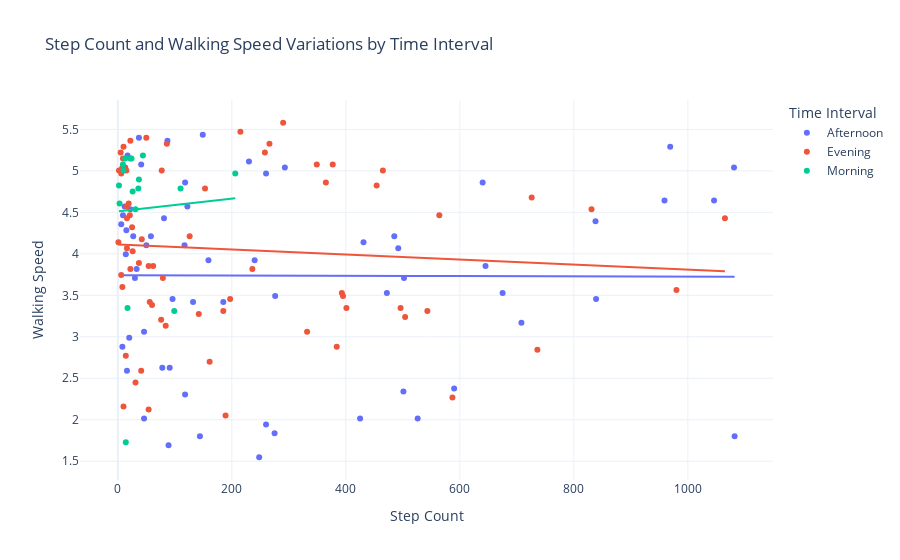

Notebook code for this chart:
### Markdown cell above
Now, let’s have a look at the step count and walking speed variations by time intervals:

### Code cell
# Create Time Intervals
time_intervals = pd.cut(pd.to_datetime(data["Time"]).dt.hour,
                        bins=[0, 12, 18, 24],
                        labels=["Morning", "Afternoon", "Evening"], 
                        right=False)

data["Time Interval"] = time_intervals

# Variations in Step Count and Walking Speed by Time Interval
fig7 = px.scatter(data, x="Step Count",
                  y="Walking Speed",
                  color="Time Interval",
                  title="Step Count and Walking Speed Variations by Time Interval",
                  trendline='ols')
fig7.show()

### Figure 1 — Plotly figure (JSON) as saved in the notebook; plotly's stock layout.template omitted (floating-point values rounded to 4 significant figures)
{"data": [{"hovertemplate": "Time Interval=Afternoon<br>Step Count=%{x}<br>Walking Speed=%{y}<extra></extra>", "legendgroup": "Afternoon", "marker": {"color": "#636efa", "symbol": "circle"}, "mode": "markers", "name": "Afternoon", "orientation": "v", "showlegend": true, "type": "scatter", "x": [46, 645, 14, 13, 17, 122, 839, 118, 590, 425, 260, 838, 959, 89, 472, 117, 30, 492, 431, 502, 708, 675, 58, 27, 81, 6, 50, 78, 96, 132, 33, 91, 16, 501, 240, 20, 8, 185, 144, 526, 46, 118, 230, 293, 12, 9, 41, 22, 15, 485, 1046, 159, 260, 248, 1082, 275, 276, 149, 87, 37, 969, 640, 1081], "xaxis": "x", "y": [3.06, 3.852, 3.996, 5.04, 5.184, 4.572, 3.456, 2.304, 2.376, 2.016, 4.968, 4.392, 4.644, 1.692, 3.528, 4.104, 3.708, 4.068, 4.14, 3.708, 3.168, 3.528, 4.212, 4.212, 4.428, 4.356, 4.104, 2.628, 3.456, 3.42, 3.816, 2.628, 2.592, 2.34, 3.924, 2.988, 2.88, 3.42, 1.8, 2.016, 2.016, 4.86, 5.112, 5.04, 4.572, 4.464, 5.076, 4.536, 4.284, 4.212, 4.644, 3.924, 1.944, 1.548, 1.8, 1.836, 3.492, 5.436, 5.364, 5.4, 5.292, 4.86, 5.04], "yaxis": "y"}, {"hovertemplate": "<b>OLS trendline</b><br>Walking Speed = -1.70101e-05 * Step Count + 3.74265<br>R<sup>2</sup>=0.000023<br><br>Time Interval=Afternoon<br>Step Count=%{x}<br>Walking Speed=%{y} <b>(trend)</b><extra></extra>", "legendgroup": "Afternoon", "marker": {"color": "#636efa", "symbol": "circle"}, "mode": "lines", "name": "Afternoon", "showlegend": false, "type": "scatter", "x": [6, 8, 9, 12, 13, 14, 15, 16, 17, 20, 22, 27, 30, 33, 37, 41, 46, 46, 50, 58, 78, 81, 87, 89, 91, 96, 117, 118, 118, 122, 132, 144, 149, 159, 185, 230, 240, 248, 260, 260, 275, 276, 293, 425, 431, 472, 485, 492, 501, 502, 526, 590, 640, 645, 675, 708, 838, 839, 959, 969, 1046, 1081, 1082], "xaxis": "x", "y": [3.743, 3.743, 3.742, 3.742, 3.742, 3.742, 3.742, 3.742, 3.742, 3.742, 3.742, 3.742, 3.742, 3.742, 3.742, 3.742, 3.742, 3.742, 3.742, 3.742, 3.741, 3.741, 3.741, 3.741, 3.741, 3.741, 3.741, 3.741, 3.741, 3.741, 3.74, 3.74, 3.74, 3.74, 3.74, 3.739, 3.739, 3.738, 3.738, 3.738, 3.738, 3.738, 3.738, 3.735, 3.735, 3.735, 3.734, 3.734, 3.734, 3.734, 3.734, 3.733, 3.732, 3.732, 3.731, 3.731, 3.728, 3.728, 3.726, 3.726, 3.725, 3.724, 3.724], "yaxis": "y"}, {"hovertemplate": "Time Interval=Evening<br>Step Count=%{x}<br>Walking Speed=%{y}<extra></extra>", "legendgroup": "Evening", "marker": {"color": "#EF553B", "symbol": "circle"}, "mode": "markers", "name": "Evening", "orientation": "v", "showlegend": true, "type": "scatter", "x": [8, 564, 153, 16, 22, 16, 587, 496, 395, 401, 384, 161, 736, 142, 10, 8, 6, 56, 26, 1, 236, 14, 504, 60, 54, 77, 19, 189, 31, 84, 76, 41, 37, 21, 50, 10, 22, 15, 79, 454, 465, 11, 365, 377, 5, 9, 2, 86, 42, 332, 185, 290, 215, 258, 266, 54, 6, 349, 980, 726, 1065, 831, 126, 62, 25, 543, 393, 197, 16], "xaxis": "x", "y": [5.04, 4.464, 4.788, 4.068, 3.816, 4.572, 2.268, 3.348, 3.492, 3.348, 2.88, 2.7, 2.844, 3.276, 2.16, 3.6, 3.744, 3.42, 4.032, 4.14, 3.816, 2.772, 3.24, 3.384, 2.124, 5.004, 4.608, 2.052, 2.448, 3.132, 3.204, 2.592, 3.888, 4.464, 5.4, 5.292, 5.364, 5.004, 3.708, 4.824, 5.004, 5.04, 4.86, 5.076, 5.22, 5.148, 5.004, 5.328, 4.176, 3.06, 3.312, 5.58, 5.472, 5.22, 5.328, 3.852, 4.968, 5.076, 3.564, 4.68, 4.428, 4.536, 4.212, 3.852, 4.32, 3.312, 3.528, 3.456, 4.428], "yaxis": "y"}, {"hovertemplate": "<b>OLS trendline</b><br>Walking Speed = -0.000303736 * Step Count + 4.11271<br>R<sup>2</sup>=0.006415<br><br>Time Interval=Evening<br>Step Count=%{x}<br>Walking Speed=%{y} <b>(trend)</b><extra></extra>", "legendgroup": "Evening", "marker": {"color": "#EF553B", "symbol": "circle"}, "mode": "lines", "name": "Evening", "showlegend": false, "type": "scatter", "x": [1, 2, 5, 6, 6, 8, 8, 9, 10, 10, 11, 14, 15, 16, 16, 16, 19, 21, 22, 22, 25, 26, 31, 37, 41, 42, 50, 54, 54, 56, 60, 62, 76, 77, 79, 84, 86, 126, 142, 153, 161, 185, 189, 197, 215, 236, 258, 266, 290, 332, 349, 365, 377, 384, 393, 395, 401, 454, 465, 496, 504, 543, 564, 587, 726, 736, 831, 980, 1065], "xaxis": "x", "y": [4.112, 4.112, 4.111, 4.111, 4.111, 4.11, 4.11, 4.11, 4.11, 4.11, 4.109, 4.108, 4.108, 4.108, 4.108, 4.108, 4.107, 4.106, 4.106, 4.106, 4.105, 4.105, 4.103, 4.101, 4.1, 4.1, 4.098, 4.096, 4.096, 4.096, 4.094, 4.094, 4.09, 4.089, 4.089, 4.087, 4.087, 4.074, 4.07, 4.066, 4.064, 4.057, 4.055, 4.053, 4.047, 4.041, 4.034, 4.032, 4.025, 4.012, 4.007, 4.002, 3.998, 3.996, 3.993, 3.993, 3.991, 3.975, 3.971, 3.962, 3.96, 3.948, 3.941, 3.934, 3.892, 3.889, 3.86, 3.815, 3.789], "yaxis": "y"}, {"hovertemplate": "Time Interval=Morning<br>Step Count=%{x}<br>Walking Speed=%{y}<extra></extra>", "legendgroup": "Morning", "marker": {"color": "#00cc96", "symbol": "circle"}, "mode": "markers", "name": "Morning", "orientation": "v", "showlegend": true, "type": "scatter", "x": [37, 14, 22, 206, 44, 17, 24, 26, 110, 2, 9, 13, 10, 36, 99, 3, 31], "xaxis": "x", "y": [4.896, 1.728, 5.148, 4.968, 5.184, 3.348, 5.148, 4.752, 4.788, 4.824, 5.076, 5.148, 5.004, 4.788, 3.312, 4.608, 4.536], "yaxis": "y"}, {"hovertemplate": "<b>OLS trendline</b><br>Walking Speed = 0.000760925 * Step Count + 4.513<br>R<sup>2</sup>=0.001872<br><br>Time Interval=Morning<br>Step Count=%{x}<br>Walking Speed=%{y} <b>(trend)</b><extra></extra>", "legendgroup": "Morning", "marker": {"color": "#00cc96", "symbol": "circle"}, "mode": "lines", "name": "Morning", "showlegend": false, "type": "scatter", "x": [2, 3, 9, 10, 13, 14, 17, 22, 24, 26, 31, 36, 37, 44, 99, 110, 206], "xaxis": "x", "y": [4.515, 4.515, 4.52, 4.521, 4.523, 4.524, 4.526, 4.53, 4.531, 4.533, 4.537, 4.54, 4.541, 4.546, 4.588, 4.597, 4.67], "yaxis": "y"}], "layout": {"legend": {"title": {"text": "Time Interval"}, "tracegroupgap": 0}, "title": {"text": "Step Count and Walking Speed Variations by Time Interval"}, "xaxis": {"anchor": "y", "domain": [0, 1], "title": {"text": "Step Count"}}, "yaxis": {"anchor": "x", "domain": [0, 1], "title": {"text": "Walking Speed"}}}}
